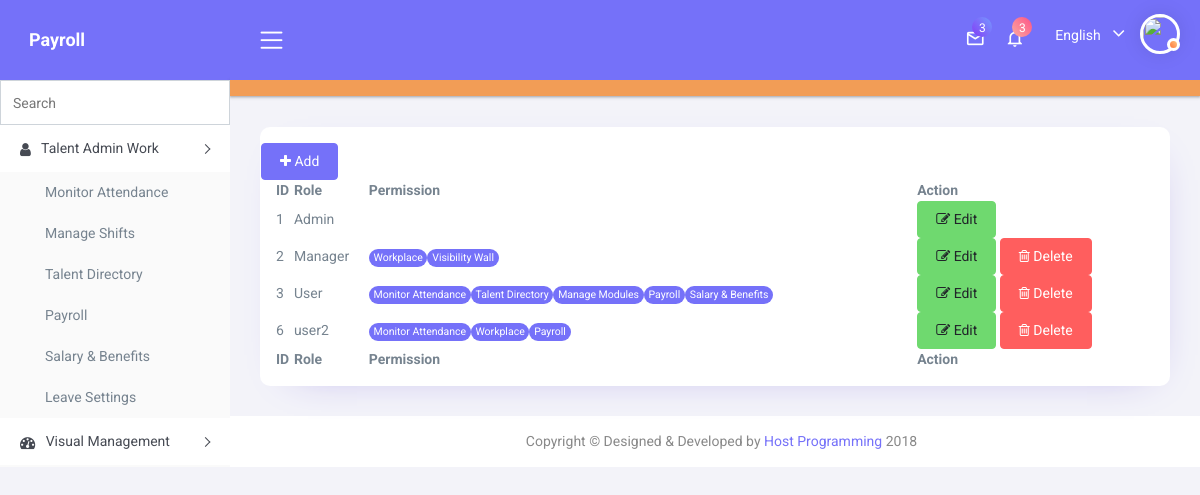
/modules/users/roles.php (signed in), run on the app's committed database.
### tables this page shows
CREATE TABLE `modules` (
  `id` int(11) NOT NULL,
  `menu` varchar(255) NOT NULL,
  `module` varchar(255) NOT NULL,
  `label` varchar(255) NOT NULL,
  `icon` varchar(255) NOT NULL,
  `sort` int(11) NOT NULL,
  `status` varchar(255) NOT NULL DEFAULT 'Active'
);

CREATE TABLE `roles` (
  `id` int(11) NOT NULL,
  `role` varchar(50) NOT NULL,
  `module_id` longtext DEFAULT NULL CHECK (json_valid(`module_id`)),
  `created_at` datetime NOT NULL DEFAULT current_timestamp(),
  `updated_at` datetime NOT NULL DEFAULT current_timestamp()
);

### modules/users/roles.php (the view, shortened to what this page needs)
<?php
$app_path= $_SERVER['DOCUMENT_ROOT'].'/payroll/';
include($app_path.'includes/top_header.php');
include($app_path.'includes/header.php');
include($app_path.'includes/sidebar.php');
?>
        <div class="content-body">
            <?php include($app_path.'includes/nav_bar.php');?>
            <div class="container-fluid mt-3">
              <div class="card p-3">
              <div class="row">
                <div>
                     <button type="button" class="btn btn-primary"  data-toggle="modal" data-target="#exampleModal"> <i class="fa fa-plus" aria-hidden="true"></i> Add</button>
                </div>
              </div>
       <table id="example" class="display" style="width:100%">
        <thead>
            <tr>
                <th>ID</th>
                <th>Role</th>
                <th>Permission</th>
                <th>Action</th>
            </tr>
        </thead>
        <tbody>
            <?php
              $sql= "select * from roles";
              $run= mysqli_query($conn,$sql);
              while($row=mysqli_fetch_array($run)) {
            ?>
            <tr>
                <td><?php echo $row['id']; ?></td>
                <td><?php echo $row['role']; ?></td>
                <td>
                    <?php
                      if($row['module_id'] != null && !empty($row['module_id'])){
                        $module_ids= json_decode($row['module_id']);
                         if(is_array($module_ids)){
                            $id_lists= implode(",",$module_ids);
                        $budge_sql = mysqli_query($conn,'SELECT label FROM modules where id in ('.$id_lists.')');
                        while ($budge_row= mysqli_fetch_array($budge_sql)) {
                            echo '<span class="badge badge-pill badge-primary">'. $budge_row['label'].'</span>';
                        }
                       }
                      }
                      ?>
                </td>
                <td>
                    <button type="button" class="btn btn-success" aria-hidden="true" data-toggle="modal" data-target="#editModal<?php echo $row['id']; ?>"><i class="fa fa-pencil-square-o" ></i> Edit</button>
                   <?php if ($row['id'] != 1){?>
                    <button class="btn btn-danger deletebutton" data-id="<?php echo $row['id']; ?>"><i class="fa fa-trash-o" aria-hidden="true"></i> Delete</button>
                     <?php } ?>
                </td>
            </tr>
        <?php } ?>
        </tbody>
        <tfoot>
            <tr>
               <th>ID</th>
                <th>Role</th>
                <th>Permission</th>
                <th>Action</th>
            </tr>
        </tfoot>
    </table>
              </div>
            </div>
        </div>
<?php
include($app_path.'includes/footer.php');
?>

### includes/sidebar.php (shortened to what this page needs)
<?php
  try{
       $username = $_SESSION['username'];
       $userQuery= mysqli_query($conn,"select role from admin where username='$username'");
       $userData= mysqli_fetch_assoc($userQuery);
       $role= $userData['role'];
    if ( $role!="1"){
             $roleQuery= mysqli_query($conn,"select module_id from roles where id='$role'");
              if(!$roleQuery){
                 throw new Exception("Failed to fetch role:". mysqli_error($conn));
               }
                $roleData= mysqli_fetch_assoc($roleQuery);
                $allowedModule= json_decode($roleData['module_id']??'[]',true);
              if(!is_array($allowedModule)){
                 throw new Exception("Invalid module_id format:");
               }
               $allowedIds =implode(",", array_map('intval', $allowedModule));
                if(empty($allowedIds)){
                 throw new Exception("No role assigned to this role");
               }
              $query= mysqli_query($conn,"select * from modules where id in($allowedIds) ORDER by sort ");
      }else{
        $query= mysqli_query($conn,"select * from modules ORDER by sort ");
      }
       $modules=[];
       while($row=mysqli_fetch_assoc($query)) {
        $modules[$row['menu']][]=$row;
       }
    $currentSegment= basename(trim($_SERVER['REQUEST_URI'],'/'));
?>
        <div class="nk-sidebar">
            <div class="nk-nav-scroll">
                <div class="">
                 <form action="#">
                     <input type="text" class="form-control" placeholder="Search">
                  </form>
                </div>
                <ul class="metismenu" id="menu">
                    <?php
                    foreach($modules as $key =>$value){
                        $isActive= false;
                    ?>
                    <li>
                        <a class="has-arrow" href="javascript:void()" aria-expanded="<?php echo $isActive? 'true':'false'?>">
                            <i class="fa <?php echo $value[0]['icon'];?>" aria-hidden="true"></i> <span class="nav-text"><?php echo $key; ?></span>
                        </a>
                        <?php  for($i=0 ; $i< count($value); $i++){ ?>
                        <ul aria-expanded="true" class="<?php echo $isActive? 'collaspe in':''?>">
                            <li>
                                <a class="<?php echo ($value[$i]['module']==$currentSegment)? 'active':''?>" href="<?php echo $base_url;?>modules/<?php echo $value[$i]['module'];?>" onclick="storeModule('<?php echo $value[$i]['module']; ?>')"
                                    ><?php echo $value[$i]['label'];?></a>
                            </li>
                        </ul>
                         <?php }?>
                    </li>
                    <?php } ?>
                </ul>
            </div>
        </div>
<?php
}catch(Exception $e){
    echo $e->getMessage();
}
?>

### data on the page
modules: key "Talent Admin Work", label "Monitor Attendance"
modules: label "Manage Shifts"
modules: label "Talent Directory"
modules: label "Payroll"
modules: label "Salary & Benefits"
modules: label "Leave Settings"
modules: key "Visual Management", label "Visibility Wall"
roles: id "1", role "Admin"
roles: id "2", role "Manager"
modules: label "Workplace"
roles: id "3", role "User"
modules: label "Manage Modules"
roles: id "6", role "user2"
